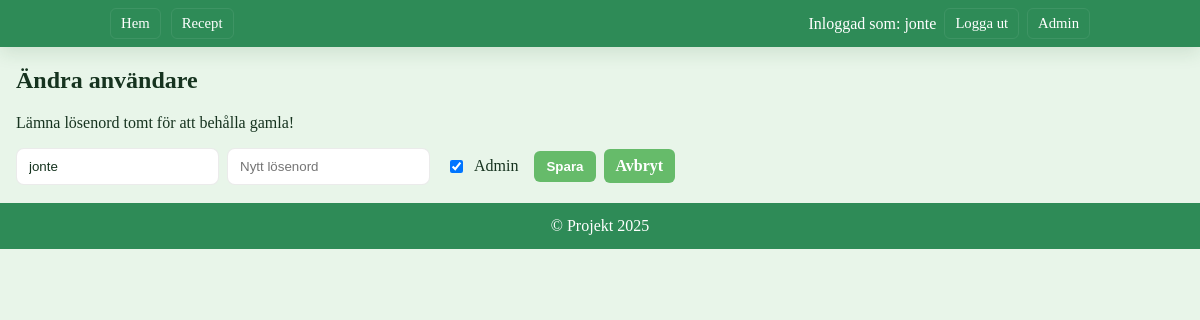
Page /admin/edit/2 (signed in) on the committed database.
### tables this page shows
CREATE TABLE users (
                       id INTEGER PRIMARY KEY AUTOINCREMENT,
                       username TEXT NOT NULL UNIQUE,
                       password TEXT NOT NULL,
                       admin INTEGER NOT NULL DEFAULT 0
                   );

### app.py (the view, shortened to what this page needs)
@app.route('/admin/edit/<int:user_id>', methods=['GET', 'POST'])
def admin_edit_user(user_id):
    if not session.get('is_admin'):
        return redirect(url_for('login' if not session.get('username') else 'recipe'))
    user = get_user_by_id(user_id)
    if not user:
        return redirect(url_for('admin_index'))
    return render_template('admin_edit_user.html', user=user)

### app.py (called while the page is built)
def get_user_by_id(user_id):
    with sqlite3.connect('app.db') as conn:
        conn.row_factory = sqlite3.Row
        cursor = conn.cursor()
        cursor.execute('SELECT * FROM users WHERE id=?', (user_id,))
        return cursor.fetchone()

### templates/admin_edit_user.html (shortened to what this page needs)
{% extends 'base.html' %}
{% block content %}
<h2>Ändra användare</h2>
<p>Lämna lösenord tomt för att behålla gamla!</p>
<form method="post" class="form-inline">
      <input class="input" type="text" name="username" value="{{ user['username'] }}" required>
      <input class="input" type="password" name="password" placeholder="Nytt lösenord">
      <label style="display:inline-flex;align-items:center;gap:8px;margin-left:8px;">
          <input type="checkbox" name="admin" {% if user['admin'] %}checked{% endif %}> Admin
      </label>
      <div style="display:flex;gap:8px;margin-left:8px;align-items:center;">
          <button type="submit" class="btn">Spara</button>
          <a class="btn btn-link" href="{{ url_for('admin_index') }}">Avbryt</a>
      </div>
</form>
{% endblock %}

### templates/base.html (shortened to what this page needs)
<!DOCTYPE html>
<html lang="en">
<head>
    <link rel="stylesheet" href="{{ url_for('static', filename='style.css') }}">
</head>
<body>
    <div class="app">
        {% if not hide_nav %}
        <nav class="main-nav">
            <div class="nav-inner">
                <div class="nav-list">
                    <a class="nav-link" href="{{ url_for('index') }}">Hem</a>
                    <a class="nav-link" href="{{ url_for('recipe_collection') }}">Recept</a>
                </div>
                <div class="left">
                    {% if session.get('username') %}
                        <span>Inloggad som: {{ session.get('username') }}</span>
                        <a class="nav-link" href="{{ url_for('logout') }}">Logga ut</a>
                    {% else %}
                        <a class="nav-link" href="{{ url_for('login') }}">Logga in</a>
                        <a class="nav-link" href="{{ url_for('register') }}">Registrera</a>
                    {% endif %}
                    {% if session.get('is_admin') %}
                        <a class="nav-link" href="{{ url_for('admin_index') }}">Admin</a>
                    {% endif %}
                </div>
            </div>
        </nav>
        {% endif %}
        <main class="site-main container content-left">
            {% block content %}{% endblock %}
        </main>
        {% if not hide_nav %}
        <footer>
            &copy; Projekt 2025
        </footer>
        {% endif %}
    </div>
</body>
</html>

### static/style.css (style rules this page uses)
:root { --primary-color: #2E8B57; --secondary-color: #E8F5E9; --third-color: #66BB6A; --forth-color: #1B5E20; --font-family: 'Arial, sans-serif'; --bg: var(--secondary-color); --text-color: #16331f; --muted: #466c53; --accent: #ffd54f; --danger: #d32f2f; --shadow: 0 6px 18px rgba(27,94,32,0.12); --radius: 8px; --gap: 12px; --nav-bg: var(--primary-color); --btn-bg: var(--third-color); --btn-hover: #4ea05a; --btn-contrast: #ffffff; }
html, body { height: 100%; margin: 0; background: var(--bg); color: var(--text-color); font-family: var(--font-family); -webkit-font-smoothing: antialiased; -moz-osx-font-smoothing: grayscale; }
a { color: inherit; text-decoration: none; }
.container { max-width: 980px; margin: 0 auto; padding: 0 16px; box-sizing: border-box; }
.app { min-height: 100vh; display: flex; flex-direction: column; }
.site-main { flex: 1 1 auto; display: block; }
.site-main { flex: none; display: block; }
.main-nav { width: 100%; background: var(--nav-bg); color: white; padding: 8px 0; box-shadow: var(--shadow); border-radius: 0; }
.nav-inner { max-width: 980px; margin: 0 auto; padding: 0 16px; display: flex; align-items: center; justify-content: space-between; gap: 12px; }
.nav-list { display:flex; gap:10px; align-items:center; flex-wrap:wrap; }
.left, .nav-actions { display:flex; gap:8px; align-items:center; }
.nav-list { display: flex; gap: 10px; align-items: center; flex-wrap: nowrap; }
.nav-list, .nav-actions { white-space: nowrap; overflow-x: auto; }
.nav-link { padding: 6px 10px; background: transparent; color: white; border-radius: 6px; border: 1px solid rgba(255,255,255,0.08); font-size: 0.92rem; transition: transform 0.12s cubic-bezier(.2,.9,.2,1), background 0.12s, box-shadow 0.12s; }
.btn { cursor: pointer; display: inline-flex; gap: 8px; align-items: center; justify-content: center; padding: 8px 12px; border-radius: 6px; border: none; color: var(--btn-contrast); background: var(--btn-bg); transition: transform 0.08s, background 0.12s, box-shadow 0.12s; font-weight: 600; }
.btn { transition: transform 0.12s cubic-bezier(.2,.9,.2,1), background 0.12s, box-shadow 0.12s; }
form { margin: 0; }
.form-inline { display: flex; gap: 8px; align-items: center; }
.input, input[type="text"], input[type="password"], textarea { padding: 10px 12px; border-radius: 8px; border: 1px solid rgba(0,0,0,0.08); background: #fff; color: var(--text-color); box-sizing: border-box; }
footer { background: var(--nav-bg); padding: 14px 0; text-align: center; color: white; margin-top: 18px; }
.site-main.container.content-left { margin: 0; padding-left: 16px; max-width: 980px; box-sizing: border-box; }

### rows in the picture
users: get "jonte", username "jonte", admin "☑"
